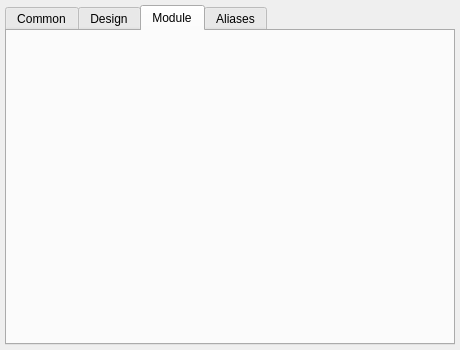
<ui version="4.0" >
 <class>dEditDialog</class>
 <widget class="QMainWindow" name="dEditDialog" >
  <property name="geometry" >
   <rect>
    <x>0</x>
    <y>0</y>
    <width>460</width>
    <height>350</height>
   </rect>
  </property>
  <property name="windowTitle" >
   <string>Form</string>
  </property>
  <widget class="QWidget" name="widget" >
   <layout class="QGridLayout" >
    <item row="0" column="0" >
     <widget class="QTabWidget" name="tabWidget3" >
      <property name="currentIndex" >
       <number>2</number>
      </property>
      <widget class="QWidget" name="TabPage" >
       <attribute name="title" >
        <string>Common</string>
       </attribute>
       <layout class="QGridLayout" >
        <item row="6" column="0" colspan="7" >
         <layout class="QVBoxLayout" >
          <item>
           <widget class="QLabel" name="textLabel4" >
            <property name="text" >
             <string>Description:</string>
            </property>
            <property name="wordWrap" >
             <bool>false</bool>
            </property>
           </widget>
          </item>
          <item>
           <widget class="Q3TextEdit" name="eDescription" />
          </item>
         </layout>
        </item>
        <item row="1" column="0" >
         <widget class="QLabel" name="textLabel1" >
          <property name="minimumSize" >
           <size>
            <width>100</width>
            <height>0</height>
           </size>
          </property>
          <property name="text" >
           <string>Module file</string>
          </property>
          <property name="wordWrap" >
           <bool>false</bool>
          </property>
         </widget>
        </item>
        <item rowspan="2" row="4" column="0" >
         <widget class="QLabel" name="textLabel1_3_2" >
          <property name="text" >
           <string>Form mode:</string>
          </property>
          <property name="wordWrap" >
           <bool>false</bool>
          </property>
         </widget>
        </item>
        <item row="1" column="1" colspan="6" >
         <widget class="QLineEdit" name="eModFile" />
        </item>
        <item row="0" column="0" >
         <widget class="QLabel" name="textLabel1_2" >
          <property name="minimumSize" >
           <size>
            <width>100</width>
            <height>0</height>
           </size>
          </property>
          <property name="text" >
           <string>Name</string>
          </property>
          <property name="wordWrap" >
           <bool>false</bool>
          </property>
         </widget>
        </item>
        <item row="3" column="0" >
         <widget class="QLabel" name="textLabel1_3" >
          <property name="text" >
           <string>Use for:</string>
          </property>
          <property name="wordWrap" >
           <bool>false</bool>
          </property>
         </widget>
        </item>
        <item row="2" column="1" colspan="6" >
         <widget class="QLineEdit" name="eFormFile" >
          <property name="readOnly" >
           <bool>true</bool>
          </property>
         </widget>
        </item>
        <item row="5" column="1" colspan="3" >
         <widget class="QComboBox" name="cbFormMode" >
          <item>
           <property name="text" >
            <string>Dialog</string>
           </property>
          </item>
         </widget>
        </item>
        <item row="0" column="1" colspan="6" >
         <widget class="QLineEdit" name="eName" >
          <property name="readOnly" >
           <bool>false</bool>
          </property>
         </widget>
        </item>
        <item row="2" column="0" >
         <widget class="QLabel" name="textLabel2" >
          <property name="minimumSize" >
           <size>
            <width>100</width>
            <height>0</height>
           </size>
          </property>
          <property name="text" >
           <string>Form file</string>
          </property>
          <property name="wordWrap" >
           <bool>false</bool>
          </property>
         </widget>
        </item>
        <item rowspan="2" row="3" column="1" >
         <widget class="QCheckBox" name="cbNew" >
          <property name="text" >
           <string>New</string>
          </property>
         </widget>
        </item>
        <item rowspan="2" row="3" column="2" >
         <widget class="QCheckBox" name="cbView" >
          <property name="text" >
           <string>View</string>
          </property>
         </widget>
        </item>
        <item rowspan="2" row="3" column="3" colspan="2" >
         <widget class="QCheckBox" name="cbEdit" >
          <property name="text" >
           <string>Edit</string>
          </property>
         </widget>
        </item>
        <item rowspan="2" row="3" column="5" >
         <widget class="QCheckBox" name="cbSelect" >
          <property name="text" >
           <string>Selection</string>
          </property>
         </widget>
        </item>
        <item rowspan="2" row="3" column="6" >
         <spacer>
          <property name="orientation" >
           <enum>Qt::Vertical</enum>
          </property>
          <property name="sizeType" >
           <enum>QSizePolicy::Expanding</enum>
          </property>
          <property name="sizeHint" stdset="0" >
           <size>
            <width>30</width>
            <height>21</height>
           </size>
          </property>
         </spacer>
        </item>
        <item row="5" column="4" colspan="3" >
         <widget class="QCheckBox" name="cbReadOnly" >
          <property name="text" >
           <string>Read only</string>
          </property>
         </widget>
        </item>
       </layout>
      </widget>
      <widget class="QWidget" name="tab" >
       <attribute name="title" >
        <string>Design</string>
       </attribute>
       <layout class="QGridLayout" >
        <item row="0" column="0" colspan="3" >
         <widget class="Q3Frame" name="frame3" >
          <property name="frameShape" >
           <enum>QFrame::NoFrame</enum>
          </property>
          <property name="frameShadow" >
           <enum>QFrame::Plain</enum>
          </property>
         </widget>
        </item>
        <item row="1" column="0" colspan="2" >
         <spacer>
          <property name="orientation" >
           <enum>Qt::Vertical</enum>
          </property>
          <property name="sizeType" >
           <enum>QSizePolicy::Expanding</enum>
          </property>
          <property name="sizeHint" stdset="0" >
           <size>
            <width>151</width>
            <height>171</height>
           </size>
          </property>
         </spacer>
        </item>
        <item row="2" column="0" >
         <widget class="QPushButton" name="pbDesigner" >
          <property name="text" >
           <string>Designer</string>
          </property>
         </widget>
        </item>
        <item row="2" column="1" >
         <widget class="QPushButton" name="bPreview" >
          <property name="text" >
           <string>Preview</string>
          </property>
         </widget>
        </item>
        <item row="2" column="2" >
         <spacer>
          <property name="orientation" >
           <enum>Qt::Horizontal</enum>
          </property>
          <property name="sizeHint" stdset="0" >
           <size>
            <width>40</width>
            <height>20</height>
           </size>
          </property>
         </spacer>
        </item>
       </layout>
      </widget>
      <widget class="QWidget" name="tab1" >
       <attribute name="title" >
        <string>Module</string>
       </attribute>
       <layout class="QGridLayout" >
        <item row="0" column="0" >
         <layout class="QGridLayout" name="moduleGrid" />
        </item>
       </layout>
      </widget>
      <widget class="QWidget" name="TabPage1" >
       <attribute name="title" >
        <string>Aliases</string>
       </attribute>
       <layout class="QGridLayout" >
        <item row="0" column="0" >
         <widget class="QTableWidget" name="tAliases" >
          <column>
           <property name="text" >
            <string>Lang</string>
           </property>
          </column>
          <column>
           <property name="text" >
            <string>Name</string>
           </property>
          </column>
         </widget>
        </item>
       </layout>
      </widget>
     </widget>
    </item>
   </layout>
  </widget>
 </widget>
 <layoutdefault spacing="5" margin="5" />
 <pixmapfunction>rcIcon</pixmapfunction>
 <customwidgets>
  <customwidget>
   <class>Q3Frame</class>
   <extends>QFrame</extends>
   <header>Qt3Support/Q3Frame</header>
   <container>1</container>
  </customwidget>
  <customwidget>
   <class>Q3TextEdit</class>
   <extends>Q3Frame</extends>
   <header>q3textedit.h</header>
  </customwidget>
 </customwidgets>
 <includes>
  <include location="local" >mdtree.h</include>
  <include location="local" >formdesigner.h</include>
  <include location="local" >aliaseditor.h</include>
  <include location="local" >mainform.h</include>
  <include location="local" >qseditor.h</include>
 </includes>
 <resources/>
 <connections>
  <connection>
   <sender>bPreview</sender>
   <signal>clicked()</signal>
   <receiver>dEditDialog</receiver>
   <slot>formPreview()</slot>
   <hints>
    <hint type="sourcelabel" >
     <x>20</x>
     <y>20</y>
    </hint>
    <hint type="destinationlabel" >
     <x>20</x>
     <y>20</y>
    </hint>
   </hints>
  </connection>
  <connection>
   <sender>pbDesigner</sender>
   <signal>clicked()</signal>
   <receiver>dEditDialog</receiver>
   <slot>EditForm()</slot>
   <hints>
    <hint type="sourcelabel" >
     <x>20</x>
     <y>20</y>
    </hint>
    <hint type="destinationlabel" >
     <x>20</x>
     <y>20</y>
    </hint>
   </hints>
  </connection>
 </connections>
</ui>
